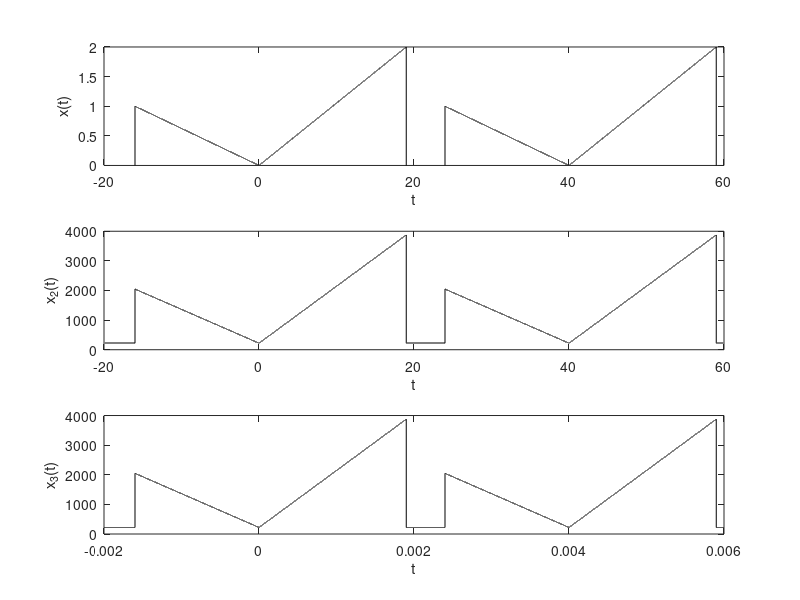

This chart was generated by the following MATLAB code: (Note: this script raises an error after producing the figure.)
% ECE444 Fall 2020
% Homework 3 Problem 5
% Student ID: 1148496
%% Part A
A = 9;
B = 6;

t = -20:0.001:20;
x = @(t) (-t ./ (B+10)).*( -(B+10) <= t & t < 0 ) ...
    + (2.*t./(A+10)).*(0 <= t & t < (A+10));

x_init = x(t);
subplot(311);
for k = 0:1
    plot(t+40.*k,x_init,'k'); hold on;
end
xlabel("t"); ylabel("x(t)");

%% Part B
% y(t) = c1 + c2*x(c3*t)
% c1 is offset, c2 is gain 
% Output range of K22F DAC is 0->3.3V
DAC_max = 4095;
percent_os = 0.12; % percent of overshoot expected (Gibbs Phen.)

x_top_new = floor(DAC_max / (2*(1+percent_os)) + DAC_max / 2);
x_bot_new = DAC_max - x_top_new;

c1 = x_bot_new;
c2 = (x_top_new - x_bot_new) / max(x_init);

x2 = c1 + c2.*x_init;
subplot(312);
for k = 0:1
    plot(t+40.*k,x2,'k'); hold on;
end
ylabel("x_2(t)"); xlabel("t");

%% Part C
T_DAC = 0.0001;
T_x_init = 40;
N_outputs_per_period = 4;
c3 = T_x_init / (10 * T_DAC * N_outputs_per_period);

t = -0.002:0.0000001:0.002;
t3 = @(t) c1 + c2.*x(c3.*t);
subplot(313);
for k = 0:1
    plot(t+40.*k./c3,t3(t),'k');
    hold on;
end
 ylabel("x_3(t)"); xlabel("t");
 
 
 %% Part D
 K = -10:10;

 T0 = 40;
 T3 = T0 / c3;
 f0 = 1 / T0;
 f3 = f0 * c3;
 w0 = 2*pi*f0;
 w3 = 2*pi*f3;
 
 %A_ = @(k) (c1 / T3) .* ( (exp((-j).*k.*w0.*(A+10)) - exp((-j).*k.*w0.*(-B-10)) ) ./ ((-j).*k.*w3) );
%  A_ = @(k) (c1 / T3) .* ( (exp((-j).*k.*pi) - exp(j.*k.*pi)) ./ ((-j).*k.*w3) );
%  
%  B1 = @(k) (2 / (A + 10)) .* ( (j.*k.*w0.*(A+10).*exp( (-j).*k.*w0.*(A+10) ) + ...
%      exp( (-j).*k.*w0.*(A+10) ) ) ./ (k.^2 .* w3.^2));
%  
%  B2 = @(k) (1 / (B + 10)) .* ( (j.*k.*w0.*(-B-10).*exp( (-j).*k.*w0.*(-B-10)) + ...
%      exp( (-j).*k.*w0.*(-B-10))) ./ (k.^2 .* w3.^2));
%  
%  B_ = @(k) (c2 / T3) .* ( B1(k) + B2(k) );
 
B1 = @(k) (-1/(B+10)).*(  ( (1-exp(j.*k.*w0.*(B+10)))./((k.^2).*(w3.^2)) )  ...
    + j.*( ((B+10).*exp(j.*k.*w0.*(B+10)))./(k.*c3.*w3) ) );

B2 = @(k) (2/(A+10)).*( ((exp(-j.*k.*w0.*(A+10))-1)./((k.^2).*(w3.^2))) ...
    + j.*( ((A+10).*exp(-j.*k.*w0.*(A+10)))./(k.*c3.*w3)) );

B_ = @(k) (c2 / T3) .* (B1(k) + B2(k));

Yk = B_(K);
%Yk(1,11) = 1511.7075;
 
f2 = figure();
 
t3 = (-20:0.001:20) ./ c3;
x_FS = zeros(size(t3));
for K = -9:9
    if (K>0 || K<0)
        x_FS = x_FS + B_(K).*c3.*exp(j.*K.*w3.*t3);
    end
    
    if K==0
        x_FS = x_FS + 1511.7075;
    end
end
x_FS = x_FS + 100;
plot(t2,x_FS)
 
% subplot(221); plot(K,abs(Yk(K)));
 
 
 
 
 
 
 
 
 
 
 
 
 

